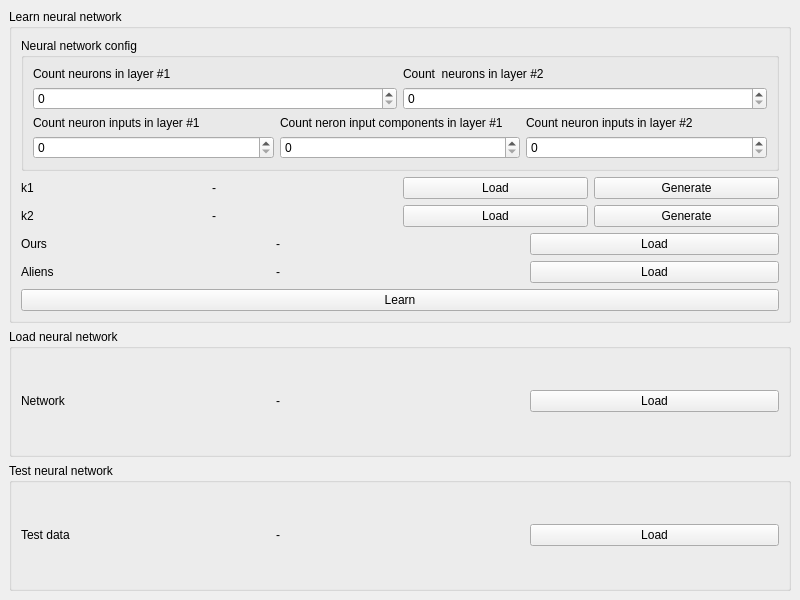
<?xml version="1.0" encoding="UTF-8"?>
<ui version="4.0">
 <class>MainWindow</class>
 <widget class="QMainWindow" name="MainWindow">
  <property name="geometry">
   <rect>
    <x>0</x>
    <y>0</y>
    <width>800</width>
    <height>600</height>
   </rect>
  </property>
  <property name="windowTitle">
   <string>Biometric-AccessCode</string>
  </property>
  <widget class="QWidget" name="centralwidget">
   <layout class="QVBoxLayout" name="verticalLayout_2">
    <item>
     <widget class="QGroupBox" name="learn_box">
      <property name="title">
       <string>Learn neural network</string>
      </property>
      <layout class="QVBoxLayout" name="verticalLayout_3">
       <item>
        <widget class="QGroupBox" name="config_box">
         <property name="title">
          <string>Neural network config</string>
         </property>
         <layout class="QVBoxLayout" name="verticalLayout_8">
          <item>
           <layout class="QHBoxLayout" name="count_neurons_label_layout">
            <item>
             <widget class="QLabel" name="count_neurons_l1_label">
              <property name="text">
               <string>Count neurons in layer #1</string>
              </property>
             </widget>
            </item>
            <item>
             <widget class="QLabel" name="count_neurons_l2_label">
              <property name="text">
               <string>Count  neurons in layer #2</string>
              </property>
             </widget>
            </item>
           </layout>
          </item>
          <item>
           <layout class="QHBoxLayout" name="count_neurons_layout">
            <item>
             <widget class="QSpinBox" name="count_neurons_l1_spinbox"/>
            </item>
            <item>
             <widget class="QSpinBox" name="count_neurons_l2_spinbox"/>
            </item>
           </layout>
          </item>
          <item>
           <layout class="QHBoxLayout" name="neurons_input_config_label_layout">
            <item>
             <widget class="QLabel" name="neuron_l1_count_inputs_label">
              <property name="text">
               <string>Count neuron inputs in layer #1</string>
              </property>
             </widget>
            </item>
            <item>
             <widget class="QLabel" name="neuron_l1_count_input_components_label">
              <property name="text">
               <string>Count neron input components in layer #1</string>
              </property>
             </widget>
            </item>
            <item>
             <widget class="QLabel" name="neuron_l2_count_inputs_label">
              <property name="text">
               <string>Count neuron inputs in layer #2</string>
              </property>
             </widget>
            </item>
           </layout>
          </item>
          <item>
           <layout class="QHBoxLayout" name="neurons_input_config_layout">
            <item>
             <widget class="QSpinBox" name="neuron_l1_count_inputs_spinbox"/>
            </item>
            <item>
             <widget class="QSpinBox" name="neuron_l1_count_input_components_spinbox"/>
            </item>
            <item>
             <widget class="QSpinBox" name="neuron_l2_count_inputs_spinbox"/>
            </item>
           </layout>
          </item>
         </layout>
        </widget>
       </item>
       <item>
        <layout class="QHBoxLayout" name="k1_layout">
         <item>
          <widget class="QLabel" name="k1_label">
           <property name="text">
            <string>k1</string>
           </property>
          </widget>
         </item>
         <item>
          <widget class="QLabel" name="k1_status_label">
           <property name="text">
            <string>-</string>
           </property>
          </widget>
         </item>
         <item>
          <widget class="QPushButton" name="k1_load_btn">
           <property name="text">
            <string>Load</string>
           </property>
          </widget>
         </item>
         <item>
          <widget class="QPushButton" name="k1_gen_btn">
           <property name="text">
            <string>Generate</string>
           </property>
          </widget>
         </item>
        </layout>
       </item>
       <item>
        <layout class="QHBoxLayout" name="k2_layout">
         <item>
          <widget class="QLabel" name="k2_label">
           <property name="text">
            <string>k2</string>
           </property>
          </widget>
         </item>
         <item>
          <widget class="QLabel" name="k2_status_label">
           <property name="text">
            <string>-</string>
           </property>
          </widget>
         </item>
         <item>
          <widget class="QPushButton" name="k2_load_btn">
           <property name="text">
            <string>Load</string>
           </property>
          </widget>
         </item>
         <item>
          <widget class="QPushButton" name="k2_gen_btn">
           <property name="text">
            <string>Generate</string>
           </property>
          </widget>
         </item>
        </layout>
       </item>
       <item>
        <layout class="QHBoxLayout" name="ours_layout">
         <item>
          <widget class="QLabel" name="ours_label">
           <property name="text">
            <string>Ours</string>
           </property>
          </widget>
         </item>
         <item>
          <widget class="QLabel" name="ours_status_label">
           <property name="text">
            <string>-</string>
           </property>
          </widget>
         </item>
         <item>
          <widget class="QPushButton" name="ours_load_btn">
           <property name="text">
            <string>Load</string>
           </property>
          </widget>
         </item>
        </layout>
       </item>
       <item>
        <layout class="QHBoxLayout" name="aliens_layout">
         <item>
          <widget class="QLabel" name="aliens_label">
           <property name="text">
            <string>Aliens</string>
           </property>
          </widget>
         </item>
         <item>
          <widget class="QLabel" name="aliens_status_label">
           <property name="text">
            <string>-</string>
           </property>
          </widget>
         </item>
         <item>
          <widget class="QPushButton" name="aliens_load_btn">
           <property name="text">
            <string>Load</string>
           </property>
          </widget>
         </item>
        </layout>
       </item>
       <item>
        <widget class="QPushButton" name="learn_btn">
         <property name="text">
          <string>Learn</string>
         </property>
        </widget>
       </item>
      </layout>
     </widget>
    </item>
    <item>
     <widget class="QGroupBox" name="load_box">
      <property name="title">
       <string>Load neural network</string>
      </property>
      <layout class="QVBoxLayout" name="verticalLayout_4">
       <item>
        <layout class="QHBoxLayout" name="network_layout">
         <item>
          <widget class="QLabel" name="network_label">
           <property name="text">
            <string>Network</string>
           </property>
          </widget>
         </item>
         <item>
          <widget class="QLabel" name="network_status_label">
           <property name="text">
            <string>-</string>
           </property>
          </widget>
         </item>
         <item>
          <widget class="QPushButton" name="network_load_btn">
           <property name="text">
            <string>Load</string>
           </property>
          </widget>
         </item>
        </layout>
       </item>
      </layout>
     </widget>
    </item>
    <item>
     <widget class="QGroupBox" name="test_box">
      <property name="title">
       <string>Test neural network</string>
      </property>
      <layout class="QVBoxLayout" name="verticalLayout_5">
       <item>
        <layout class="QHBoxLayout" name="testdata_layout">
         <item>
          <widget class="QLabel" name="testdata_label">
           <property name="text">
            <string>Test data</string>
           </property>
          </widget>
         </item>
         <item>
          <widget class="QLabel" name="testdata_status_label">
           <property name="text">
            <string>-</string>
           </property>
          </widget>
         </item>
         <item>
          <widget class="QPushButton" name="testdata_load_btn">
           <property name="text">
            <string>Load</string>
           </property>
          </widget>
         </item>
        </layout>
       </item>
      </layout>
     </widget>
    </item>
   </layout>
  </widget>
 </widget>
 <resources/>
 <connections/>
</ui>
